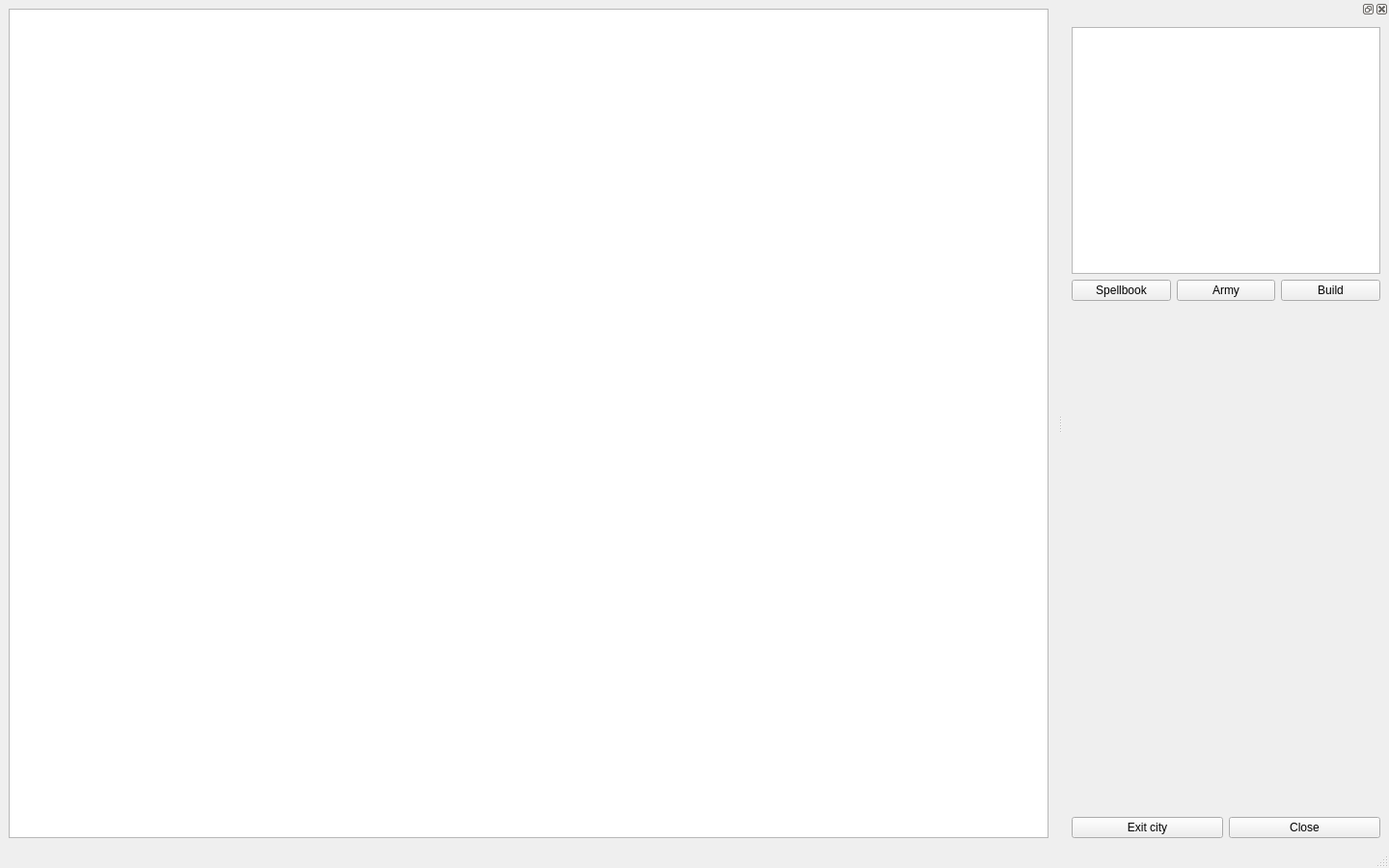
<?xml version="1.0" encoding="UTF-8"?>
<ui version="4.0">
 <class>CapitalViewWindow</class>
 <widget class="QMainWindow" name="CapitalViewWindow">
  <property name="geometry">
   <rect>
    <x>0</x>
    <y>0</y>
    <width>1440</width>
    <height>900</height>
   </rect>
  </property>
  <property name="sizePolicy">
   <sizepolicy hsizetype="Preferred" vsizetype="Preferred">
    <horstretch>0</horstretch>
    <verstretch>0</verstretch>
   </sizepolicy>
  </property>
  <property name="minimumSize">
   <size>
    <width>1280</width>
    <height>800</height>
   </size>
  </property>
  <property name="windowTitle">
   <string>Capital View</string>
  </property>
  <widget class="QWidget" name="centralwidget">
   <layout class="QVBoxLayout" name="verticalLayout">
    <item>
     <widget class="QGraphicsView" name="capitalView"/>
    </item>
   </layout>
  </widget>
  <widget class="QStatusBar" name="statusbar"/>
  <widget class="QDockWidget" name="dockWidget_3">
   <property name="sizePolicy">
    <sizepolicy hsizetype="Fixed" vsizetype="Preferred">
     <horstretch>0</horstretch>
     <verstretch>0</verstretch>
    </sizepolicy>
   </property>
   <property name="floating">
    <bool>false</bool>
   </property>
   <property name="features">
    <set>QDockWidget::AllDockWidgetFeatures</set>
   </property>
   <attribute name="dockWidgetArea">
    <number>2</number>
   </attribute>
   <widget class="QWidget" name="dockWidgetContents_3">
    <layout class="QVBoxLayout" name="verticalLayout_2">
     <item>
      <widget class="QGraphicsView" name="gfxMiniMap">
       <property name="sizePolicy">
        <sizepolicy hsizetype="Fixed" vsizetype="Fixed">
         <horstretch>0</horstretch>
         <verstretch>0</verstretch>
        </sizepolicy>
       </property>
       <property name="minimumSize">
        <size>
         <width>320</width>
         <height>256</height>
        </size>
       </property>
       <property name="maximumSize">
        <size>
         <width>320</width>
         <height>256</height>
        </size>
       </property>
      </widget>
     </item>
     <item>
      <layout class="QHBoxLayout" name="horizontalLayout">
       <item>
        <widget class="QPushButton" name="btnSpells">
         <property name="text">
          <string>Spellbook</string>
         </property>
        </widget>
       </item>
       <item>
        <widget class="QPushButton" name="btnArmy">
         <property name="text">
          <string>Army</string>
         </property>
        </widget>
       </item>
       <item>
        <widget class="QPushButton" name="btnBuild">
         <property name="text">
          <string>Build</string>
         </property>
        </widget>
       </item>
      </layout>
     </item>
     <item>
      <layout class="QVBoxLayout" name="SquadsLayout"/>
     </item>
     <item>
      <spacer name="verticalSpacer">
       <property name="orientation">
        <enum>Qt::Vertical</enum>
       </property>
       <property name="sizeHint" stdset="0">
        <size>
         <width>20</width>
         <height>40</height>
        </size>
       </property>
      </spacer>
     </item>
     <item>
      <layout class="QHBoxLayout" name="horizontalLayout_2">
       <item>
        <widget class="QPushButton" name="btnArmyExit">
         <property name="text">
          <string>Exit city</string>
         </property>
        </widget>
       </item>
       <item>
        <widget class="QPushButton" name="btnClose">
         <property name="text">
          <string>Close</string>
         </property>
        </widget>
       </item>
      </layout>
     </item>
    </layout>
   </widget>
  </widget>
 </widget>
 <resources/>
 <connections/>
</ui>
